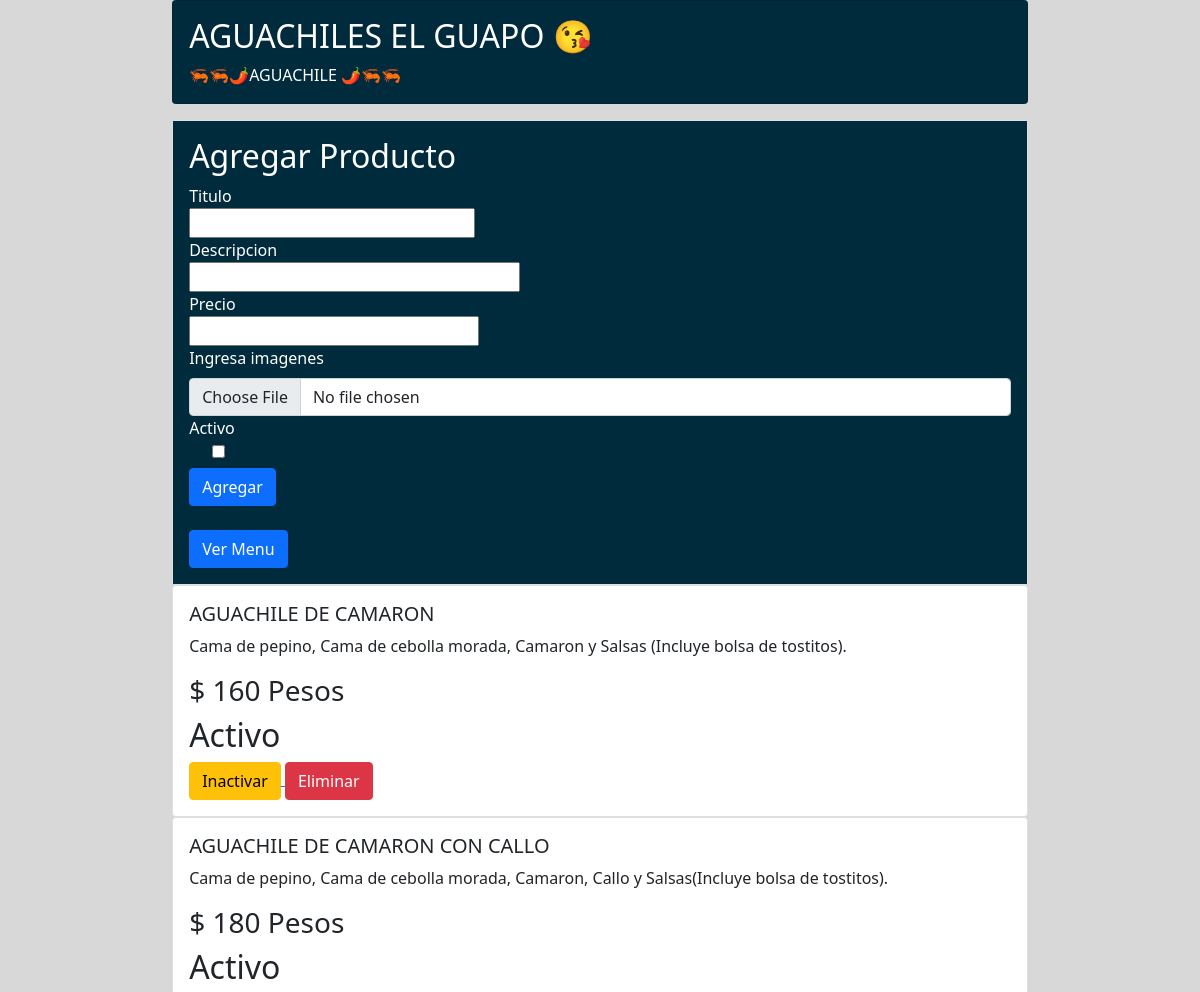
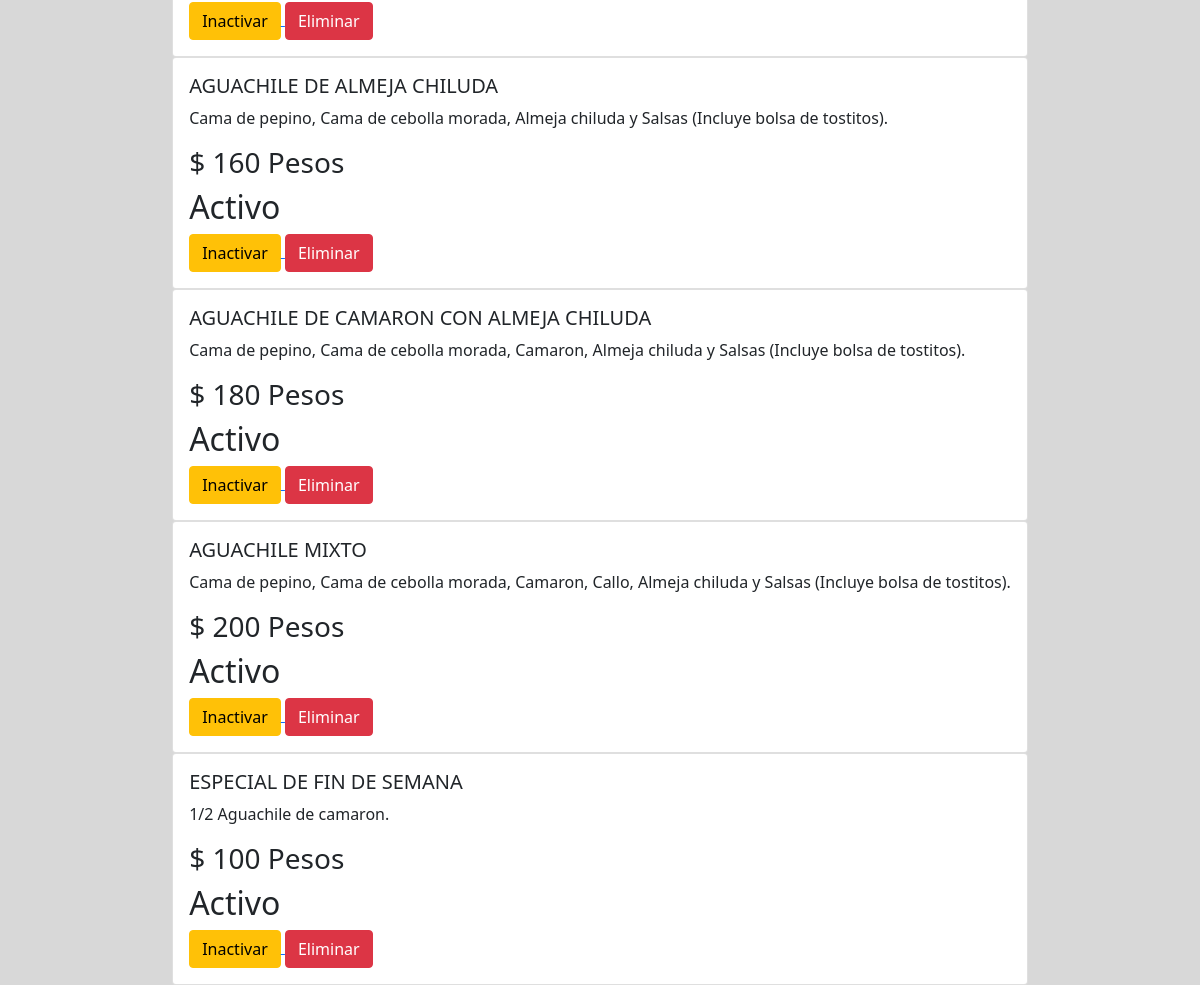
The page /admin_menu/ on the database as committed earlier (2 pictures, top to bottom).
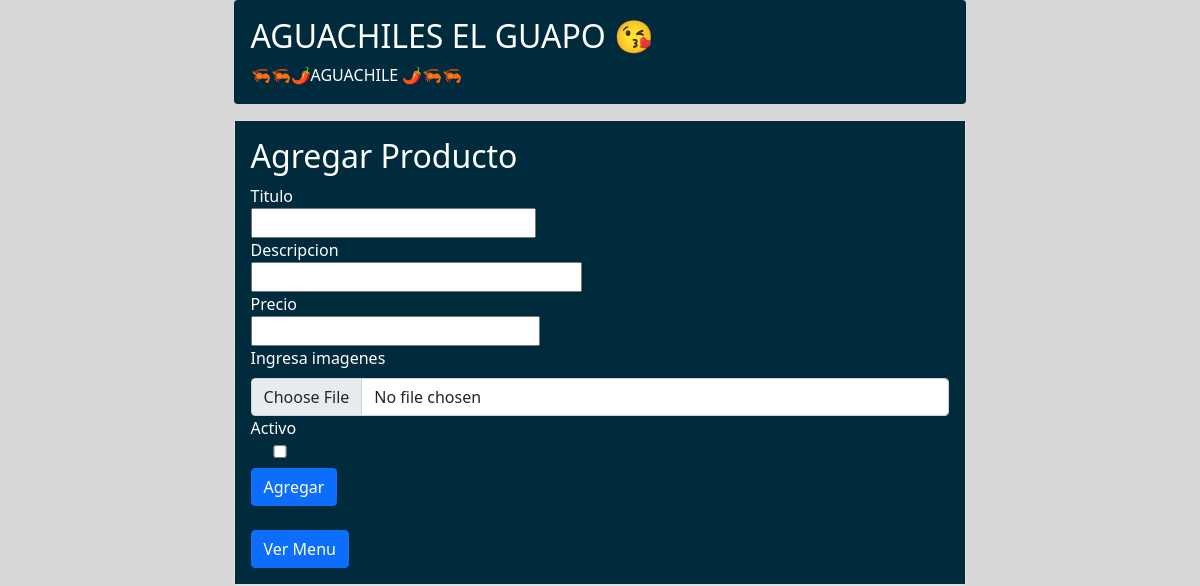
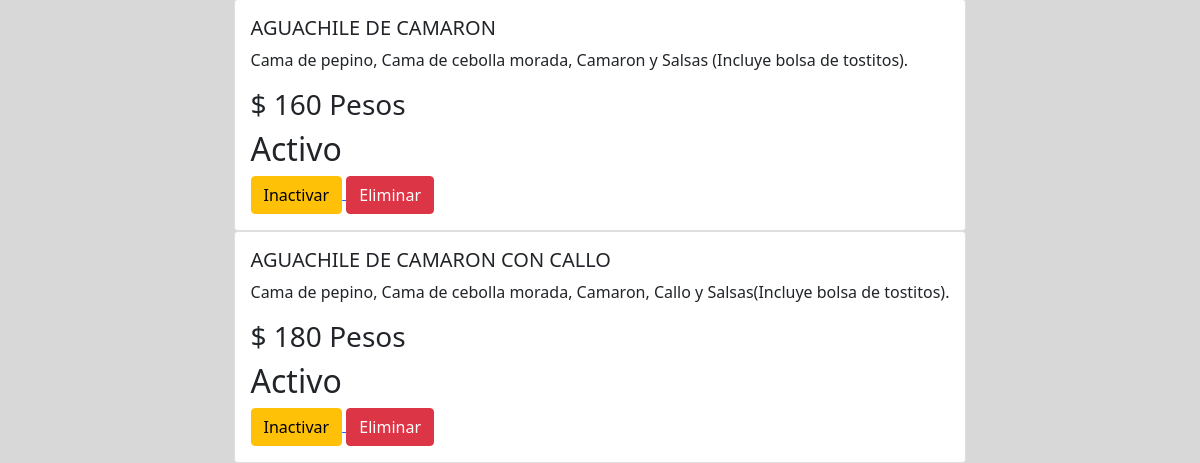
The same page on the database as committed later (2 pictures, top to bottom).
### menu_app/models.py (models this page shows, shortened)
class Productos(models.Model):
    titulo = models.CharField(max_length=50)
    descripcion = models.CharField(max_length=100)
    precio = models.CharField(max_length=5)
    estado = models.BooleanField(default=False)
    imagen = models.ImageField(upload_to='aguachiles', null=True)

### menu_app/views.py (the view)
# urls.py: path('admin_menu/', admin, name = 'admin'),
def admin(request):
    productos = Productos.objects.all()
    return render(request, 'admin.html', {'productos':productos, 'form_img':Img})

### menu_app/templates/menu/admin.html (shortened to what this page needs)
<!DOCTYPE html>
<html lang="en">
    <head>
        {% load static %}
        <link rel="stylesheet" href="{% static 'menu/admin.css' %}">
        <link href="https://cdn.jsdelivr.net/npm/bootstrap@5.0.1/dist/css/bootstrap.min.css" rel="stylesheet">
    </head>
<body>
    <section class="grid_container">
        <div class="card-info card mb-3" >
            <div class="row g-0">
                <div class="col-md-8">
                    <div class="card-body">
                        <h2 class="card-title">AGUACHILES EL GUAPO 😘</h2>
                        <p class="card-text"> 🦐🦐🌶AGUACHILE 🌶🦐🦐</p>
                    </div>
                </div>
            </div>
        </div>
        <section class="grid-add">
            <form action="/agregar_producto/" method="post" enctype="multipart/form-data">{% csrf_token %}
                <div class="card">
                    <div class="card-body add_product">
                        <h2>Agregar Producto</h2>
                        <div class="input_product">Titulo <input type="text" name="titulo" required> </div>
                        <div  class="input_product">Descripcion <input type="text" name="descripcion" id="" required></div>
                        <div class="input_product">Precio <input type="number" name="precio" id="" required></div>
                        <label class="form-label" for="customFile">Ingresa imagenes</label>
                        <input type="file" class="form-control" id="customFile" name="imagen" required/>
                        <label for="">Activo<input type="checkbox" name="estado" id=""></label>
                        <div><input type="submit" value="Agregar" class="input_product btn btn-primary"></div><br>
                        <a href="/">
                            <div><input type="button" value="Ver Menu" class="input_product btn btn-primary"></div>
                        </a>
                    </div>
                </div>
            </form>
        </section>
        <section class="grid-products">
            {% for producto in productos %}
                <form action="/eliminar_producto/{{ producto.id }}" method="get">
                    <div class="product card" style="width: 100%;">
                        <div class="card-body">
                            <h5 class="card-title">{{ producto.titulo }}</h5>
                            <p class="card-text">{{ producto.descripcion }}</p>
                            <h3>$ {{ producto.precio }} Pesos</h3>
                            {% if producto.estado == True %}
                                <h2> Activo </h2>
                                <a href="/inactivar_producto/{{ producto.id }}">
                                    <button type="button" class="btn btn-warning" name="inactivar">Inactivar</button>
                                </a>
                            {% else %}
                                <h2> Inactivo </h2>
                                <a href="/activar_producto/{{ producto.id }}">
                                    <button type="button" class="btn btn-primary">Activar</button>
                                </a>
                            {% endif %}
                            <button type="submit" class="btn btn-danger" name="eliminar">Eliminar</button>
                        </div>
                    </div>
                </form>
            {% endfor %}
        </section>
    </section>
</body>
</html>

### menu_app/static/menu/admin.css (style rules this page uses)
html { display: grid; justify-items: center; }
body { background-color: #d8d8d8 !important; display: grid; width: 80%; justify-items: center; }
.card-info { background-color: #002b3c !important; color: white; }
.add_product { background-color: #002b3c !important; color: white !important; }
@media (max-width: 2000px) { .add_product { grid-template-columns: 1fr !important; justify-items: flex-start; } }
@media (max-width: 2000px) { .add_product input { width: 100% !important; } }
@media (max-width: 2000px) { .add_product input[type=submit] { margin-top: 5% !important; } }
@media (max-width: 1600px) { .add_product { grid-template-columns: 1fr !important; justify-items: flex-start; } }
@media (max-width: 1600px) { .add_product input { width: 100% !important; } }
@media (max-width: 1600px) { .add_product input[type=submit] { margin-top: 5% !important; } }
@media (max-width: 1200px) { .add_product { grid-template-columns: 1fr !important; justify-items: flex-start; } }
@media (max-width: 1200px) { .add_product input { width: 100% !important; } }
@media (max-width: 1200px) { .add_product input[type=submit] { margin-top: 5% !important; } }

Rows that differ between the two databases and show on the page:
removed Productos: titulo "AGUACHILE DE ALMEJA CHILUDA", descripcion "Cama de pepino, Cama de cebolla morada, Almeja chiluda y Salsas (Incluye bolsa de tostitos).", precio "160"
removed Productos: titulo "AGUACHILE DE CAMARON CON ALMEJA CHILUDA", descripcion "Cama de pepino, Cama de cebolla morada, Camaron, Almeja chiluda y Salsas (Incluye bolsa de tostitos).", precio "180"
removed Productos: titulo "AGUACHILE MIXTO", descripcion "Cama de pepino, Cama de cebolla morada, Camaron, Callo, Almeja chiluda y Salsas (Incluye bolsa de tostitos).", precio "200"
removed Productos: titulo "ESPECIAL DE FIN DE SEMANA", descripcion "1/2 Aguachile de camaron.", precio "100"
